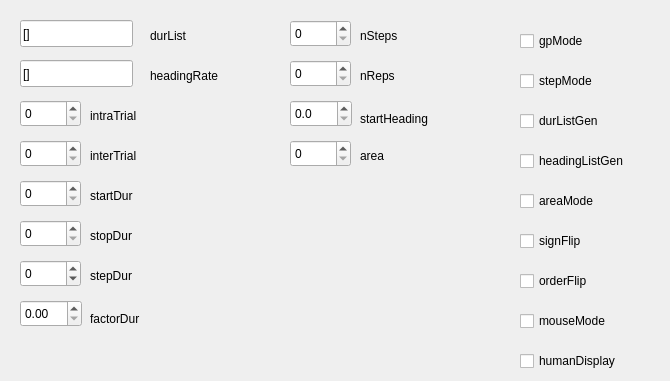
    <widget class="QWidget" name="tab_64">
     <attribute name="title">
      <string>Idk2</string>
     </attribute>
     <widget class="QLabel" name="label_362">
      <property name="geometry">
       <rect>
        <x>150</x>
        <y>20</y>
        <width>71</width>
        <height>31</height>
       </rect>
      </property>
      <property name="text">
       <string>durList</string>
      </property>
     </widget>
     <widget class="QLineEdit" name="durList">
      <property name="geometry">
       <rect>
        <x>20</x>
        <y>20</y>
        <width>113</width>
        <height>27</height>
       </rect>
      </property>
      <property name="toolTip">
       <string>&lt;html&gt;&lt;head/&gt;&lt;body&gt;&lt;p&gt;Add &lt;span style=&quot; font-weight:600;&quot;&gt;4 &lt;/span&gt;items&lt;/p&gt;&lt;p&gt;[0, 0, 0, 0]&lt;/p&gt;&lt;/body&gt;&lt;/html&gt;</string>
      </property>
      <property name="text">
       <string>[]</string>
      </property>
     </widget>
     <widget class="QLabel" name="label_363">
      <property name="geometry">
       <rect>
        <x>150</x>
        <y>60</y>
        <width>91</width>
        <height>31</height>
       </rect>
      </property>
      <property name="text">
       <string>headingRate</string>
      </property>
     </widget>
     <widget class="QLineEdit" name="headingRate">
      <property name="geometry">
       <rect>
        <x>20</x>
        <y>60</y>
        <width>113</width>
        <height>27</height>
       </rect>
      </property>
      <property name="toolTip">
       <string>&lt;html&gt;&lt;head/&gt;&lt;body&gt;&lt;p&gt;Add &lt;span style=&quot; font-weight:600;&quot;&gt;4 &lt;/span&gt;items&lt;/p&gt;&lt;p&gt;[0, 0, 0, 0]&lt;/p&gt;&lt;/body&gt;&lt;/html&gt;</string>
      </property>
      <property name="text">
       <string>[]</string>
      </property>
     </widget>
     <widget class="QSpinBox" name="intraTrial">
      <property name="geometry">
       <rect>
        <x>20</x>
        <y>100</y>
        <width>61</width>
        <height>27</height>
       </rect>
      </property>
     </widget>
     <widget class="QLabel" name="label_364">
      <property name="geometry">
       <rect>
        <x>90</x>
        <y>100</y>
        <width>71</width>
        <height>31</height>
       </rect>
      </property>
      <property name="text">
       <string>intraTrial</string>
      </property>
     </widget>
     <widget class="QSpinBox" name="interTrial">
      <property name="geometry">
       <rect>
        <x>20</x>
        <y>140</y>
        <width>61</width>
        <height>27</height>
       </rect>
      </property>
     </widget>
     <widget class="QLabel" name="label_365">
      <property name="geometry">
       <rect>
        <x>90</x>
        <y>140</y>
        <width>71</width>
        <height>31</height>
       </rect>
      </property>
      <property name="text">
       <string>interTrial</string>
      </property>
     </widget>
     <widget class="QSpinBox" name="startDur">
      <property name="geometry">
       <rect>
        <x>20</x>
        <y>180</y>
        <width>61</width>
        <height>27</height>
       </rect>
      </property>
     </widget>
     <widget class="QLabel" name="label_366">
      <property name="geometry">
       <rect>
        <x>90</x>
        <y>180</y>
        <width>71</width>
        <height>31</height>
       </rect>
      </property>
      <property name="text">
       <string>startDur</string>
      </property>
     </widget>
     <widget class="QSpinBox" name="stopDur">
      <property name="geometry">
       <rect>
        <x>20</x>
        <y>220</y>
        <width>61</width>
        <height>27</height>
       </rect>
      </property>
     </widget>
     <widget class="QLabel" name="label_367">
      <property name="geometry">
       <rect>
        <x>90</x>
        <y>220</y>
        <width>71</width>
        <height>31</height>
       </rect>
      </property>
      <property name="text">
       <string>stopDur</string>
      </property>
     </widget>
     <widget class="QSpinBox" name="stepDur">
      <property name="geometry">
       <rect>
        <x>20</x>
        <y>260</y>
        <width>61</width>
        <height>27</height>
       </rect>
      </property>
      <property name="minimum">
       <number>-99</number>
      </property>
     </widget>
     <widget class="QLabel" name="label_368">
      <property name="geometry">
       <rect>
        <x>90</x>
        <y>260</y>
        <width>71</width>
        <height>31</height>
       </rect>
      </property>
      <property name="text">
       <string>stepDur</string>
      </property>
     </widget>
     <widget class="QLabel" name="label_369">
      <property name="geometry">
       <rect>
        <x>90</x>
        <y>310</y>
        <width>81</width>
        <height>17</height>
       </rect>
      </property>
      <property name="text">
       <string>factorDur</string>
      </property>
     </widget>
     <widget class="QDoubleSpinBox" name="factorDur">
      <property name="geometry">
       <rect>
        <x>20</x>
        <y>300</y>
        <width>62</width>
        <height>27</height>
       </rect>
      </property>
     </widget>
     <widget class="QSpinBox" name="nSteps">
      <property name="geometry">
       <rect>
        <x>290</x>
        <y>20</y>
        <width>61</width>
        <height>27</height>
       </rect>
      </property>
     </widget>
     <widget class="QLabel" name="label_370">
      <property name="geometry">
       <rect>
        <x>360</x>
        <y>20</y>
        <width>71</width>
        <height>31</height>
       </rect>
      </property>
      <property name="text">
       <string>nSteps</string>
      </property>
     </widget>
     <widget class="QSpinBox" name="nReps">
      <property name="geometry">
       <rect>
        <x>290</x>
        <y>60</y>
        <width>61</width>
        <height>27</height>
       </rect>
      </property>
     </widget>
     <widget class="QLabel" name="label_371">
      <property name="geometry">
       <rect>
        <x>360</x>
        <y>60</y>
        <width>71</width>
        <height>31</height>
       </rect>
      </property>
      <property name="text">
       <string>nReps</string>
      </property>
     </widget>
     <widget class="QDoubleSpinBox" name="startHeading">
      <property name="geometry">
       <rect>
        <x>290</x>
        <y>100</y>
        <width>62</width>
        <height>27</height>
       </rect>
      </property>
      <property name="decimals">
       <number>1</number>
      </property>
     </widget>
     <widget class="QLabel" name="label_372">
      <property name="geometry">
       <rect>
        <x>360</x>
        <y>110</y>
        <width>91</width>
        <height>17</height>
       </rect>
      </property>
      <property name="text">
       <string>startHeading</string>
      </property>
     </widget>
     <widget class="QLabel" name="label_373">
      <property name="geometry">
       <rect>
        <x>360</x>
        <y>140</y>
        <width>71</width>
        <height>31</height>
       </rect>
      </property>
      <property name="text">
       <string>area</string>
      </property>
     </widget>
     <widget class="QSpinBox" name="area">
      <property name="geometry">
       <rect>
        <x>290</x>
        <y>140</y>
        <width>61</width>
        <height>27</height>
       </rect>
      </property>
     </widget>
     <widget class="QCheckBox" name="stepMode">
      <property name="geometry">
       <rect>
        <x>520</x>
        <y>70</y>
        <width>99</width>
        <height>22</height>
       </rect>
      </property>
      <property name="text">
       <string>stepMode</string>
      </property>
     </widget>
     <widget class="QCheckBox" name="durListGen">
      <property name="geometry">
       <rect>
        <x>520</x>
        <y>110</y>
        <width>99</width>
        <height>22</height>
       </rect>
      </property>
      <property name="text">
       <string>durListGen</string>
      </property>
     </widget>
     <widget class="QCheckBox" name="gpMode">
      <property name="geometry">
       <rect>
        <x>520</x>
        <y>30</y>
        <width>99</width>
        <height>22</height>
       </rect>
      </property>
      <property name="text">
       <string>gpMode</string>
      </property>
     </widget>
     <widget class="QCheckBox" name="areaMode">
      <property name="geometry">
       <rect>
        <x>520</x>
        <y>190</y>
        <width>141</width>
        <height>22</height>
       </rect>
      </property>
      <property name="text">
       <string>areaMode</string>
      </property>
     </widget>
     <widget class="QCheckBox" name="headingListGen">
      <property name="geometry">
       <rect>
        <x>520</x>
        <y>150</y>
        <width>141</width>
        <height>22</height>
       </rect>
      </property>
      <property name="text">
       <string>headingListGen</string>
      </property>
     </widget>
     <widget class="QCheckBox" name="orderFlip">
      <property name="geometry">
       <rect>
        <x>520</x>
        <y>270</y>
        <width>99</width>
        <height>22</height>
       </rect>
      </property>
      <property name="text">
       <string>orderFlip</string>
      </property>
     </widget>
     <widget class="QCheckBox" name="mouseMode">
      <property name="geometry">
       <rect>
        <x>520</x>
        <y>310</y>
        <width>141</width>
        <height>22</height>
       </rect>
      </property>
      <property name="text">
       <string>mouseMode</string>
      </property>
     </widget>
     <widget class="QCheckBox" name="humanDisplay">
      <property name="geometry">
       <rect>
        <x>520</x>
        <y>350</y>
        <width>141</width>
        <height>22</height>
       </rect>
      </property>
      <property name="text">
       <string>humanDisplay</string>
      </property>
     </widget>
     <widget class="QCheckBox" name="signFlip">
      <property name="geometry">
       <rect>
        <x>520</x>
        <y>230</y>
        <width>99</width>
        <height>22</height>
       </rect>
      </property>
      <property name="text">
       <string>signFlip</string>
      </property>
     </widget>
    </widget>
